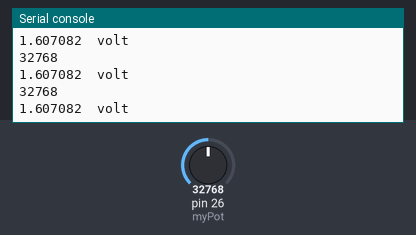
This program was run on a simulated MicroPython board. Shown: the last lines printed to the serial console. Inputs (shaded band) come from the test bench; at power-on: pin 26 (myPot) = 32768 (analog values on the 0–65535 scale).

Above: at 1.2 s.
1.3 s: pin 26 (myPot) set to 45874
At 1.9 s:
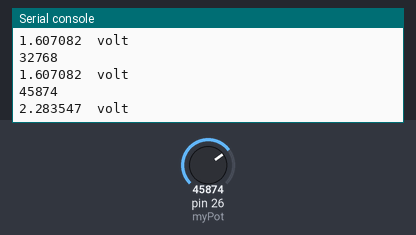
2.8 s: pin 26 (myPot) set to 57670
At 3.4 s:
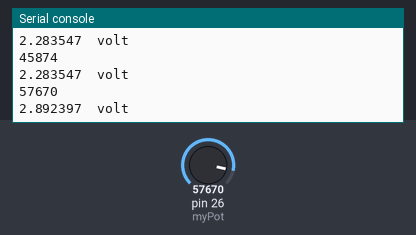
Timing chart, 0 to 5.8 s (numbered marks = the images above; inputs shaded):
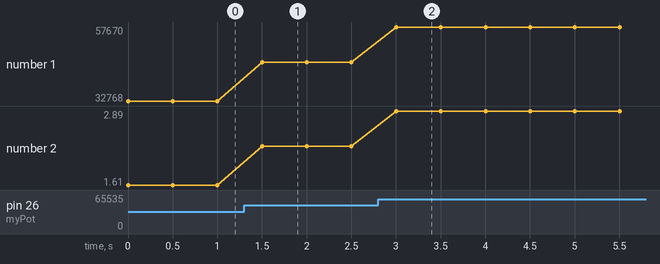

The program:

main.py
```python
import machine
from time import sleep
potPin = 26     #pin from reading
myPot = machine.ADC(potPin)

while True:
    potVal = myPot.read_u16()
    print(potVal)
    y = 3.3/63935*(int(potVal)-1632)
    print(y," volt")
    sleep(.5)
```

Measured:
- after the input at 1.3 s, the serial console: prints a new line after 0.20 s (image 1)
- after the input at 2.8 s, the serial console: prints a new line after 0.20 s (image 2)
- plotted number 1: 32768 → 45874 after the input at 1.3 s, 45874 → 57670 after the input at 2.8 s
- plotted number 2: 1.61 → 2.28 after the input at 1.3 s, 2.28 → 2.89 after the input at 2.8 s
